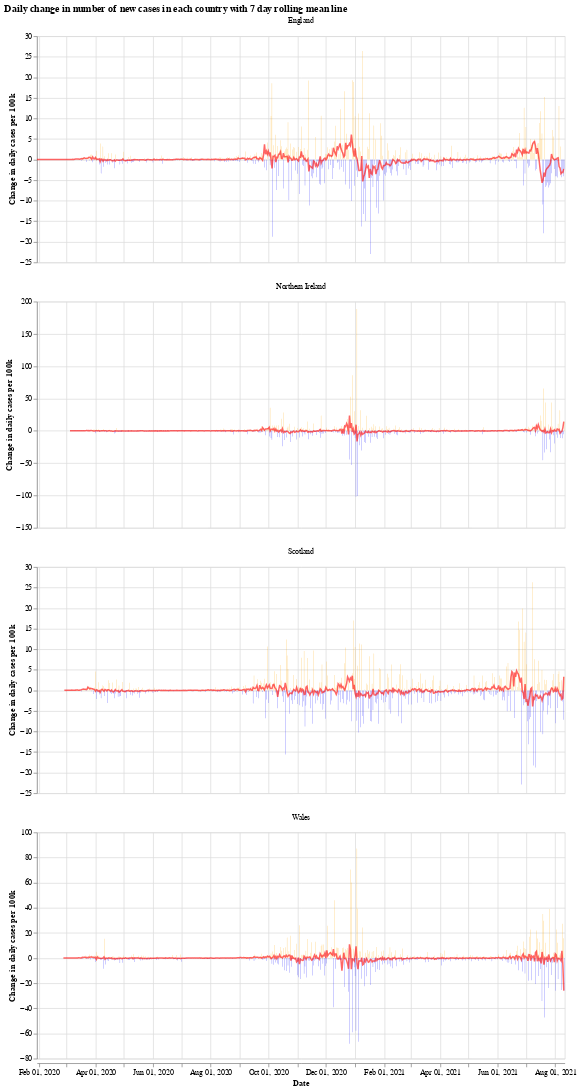

The notebook cell saved with this chart:
### Markdown cell above
We will use the Python library `Altair` for visualising the data, see the [altair docs](https://altair-viz.github.io/) for more information.

First we have a graph which shows the daily change in the number of new cases for each country. This number jumps up and down all over the place, which is likely due to delay in reporting of new cases over the weekend. Another interesting thing is that it looks like the daily cases in Wales experienced a much shorter period of calm over the summer (calm in the sense of daily cases not jumping up and down).

The orange bars are days when the number of new cases (per 100k population) was more than the previous day, while the blue are days when the number of new cases dropped. The red line is the 7 day moving average. 

When the moving average line is below 0, it means that there is a consistent drop in new cases. We can see this clearly happening around the times that lockdowns were introduced (though, to varying degrees). I will update the graphs soon with a marker of when each lockdown started.

### Code cell
# collapse
import altair as alt

bars = alt.Chart(uk_cases).mark_bar().encode(
    x=alt.X("yearmonthdate(date):T", axis=alt.Axis(title='Date')),
    y=alt.Y("casesChangeRate:Q", axis=alt.Axis(title='Change in daily cases per 100k')),
    tooltip='casesChange',
    color=alt.condition(
        alt.datum.casesChangeRate > 0,
        alt.value("orange"),  # The positive color
        alt.value("blue")  # The negative color
    )
).properties(title='Daily change in number of new cases with 7 day rolling mean',width=700).interactive()

line = alt.Chart(uk_cases).mark_line(
    color='red',
    size=2,
    opacity=0.6
).transform_window(
    rolling_mean='mean(casesChangeRate)',
    frame=[0, 7],
    groupby=['areaName']
).encode(
    x='yearmonthdate(date):T',
    y='rolling_mean:Q'
)

alt.layer(bars, line, data=uk_cases).facet(alt.Column(
    'areaName', title=''), columns=1).resolve_scale(y='independent').properties(title='Daily change in number of new cases in each country with 7 day rolling mean line')

### Figure 1 — Vega-Lite specification as saved in the notebook (floating-point values rounded to 4 significant figures; data arrays with more than 128 entries replaced by an {"elided": "..."} marker saying what was removed)
{"config": {"view": {"continuousWidth": 400, "continuousHeight": 300}}, "data": {"name": "data-6adc8a7d1a96e64ab61dbe8e485c82a9"}, "facet": {"type": "nominal", "field": "areaName", "title": ""}, "spec": {"layer": [{"mark": "bar", "encoding": {"color": {"condition": {"value": "orange", "test": "(datum.casesChangeRate > 0)"}, "value": "blue"}, "tooltip": {"type": "quantitative", "field": "casesChange"}, "x": {"type": "temporal", "axis": {"title": "Date"}, "field": "date", "timeUnit": "yearmonthdate"}, "y": {"type": "quantitative", "axis": {"title": "Change in daily cases per 100k"}, "field": "casesChangeRate"}}, "selection": {"selector001": {"type": "interval", "bind": "scales", "encodings": ["x", "y"]}}, "title": "Daily change in number of new cases with 7 day rolling mean", "width": 700}, {"mark": {"type": "line", "color": "red", "opacity": 0.6, "size": 2}, "encoding": {"x": {"type": "temporal", "field": "date", "timeUnit": "yearmonthdate"}, "y": {"type": "quantitative", "field": "rolling_mean"}}, "transform": [{"window": [{"op": "mean", "field": "casesChangeRate", "as": "rolling_mean"}], "frame": [0, 7], "groupby": ["areaName"]}]}]}, "columns": 1, "resolve": {"scale": {"y": "independent"}}, "title": "Daily change in number of new cases in each country with 7 day rolling mean line", "$schema": "https://vega.github.io/schema/vega-lite/v4.8.1.json", "datasets": {"data-6adc8a7d1a96e64ab61dbe8e485c82a9": {"elided": "2144 records"}}}
